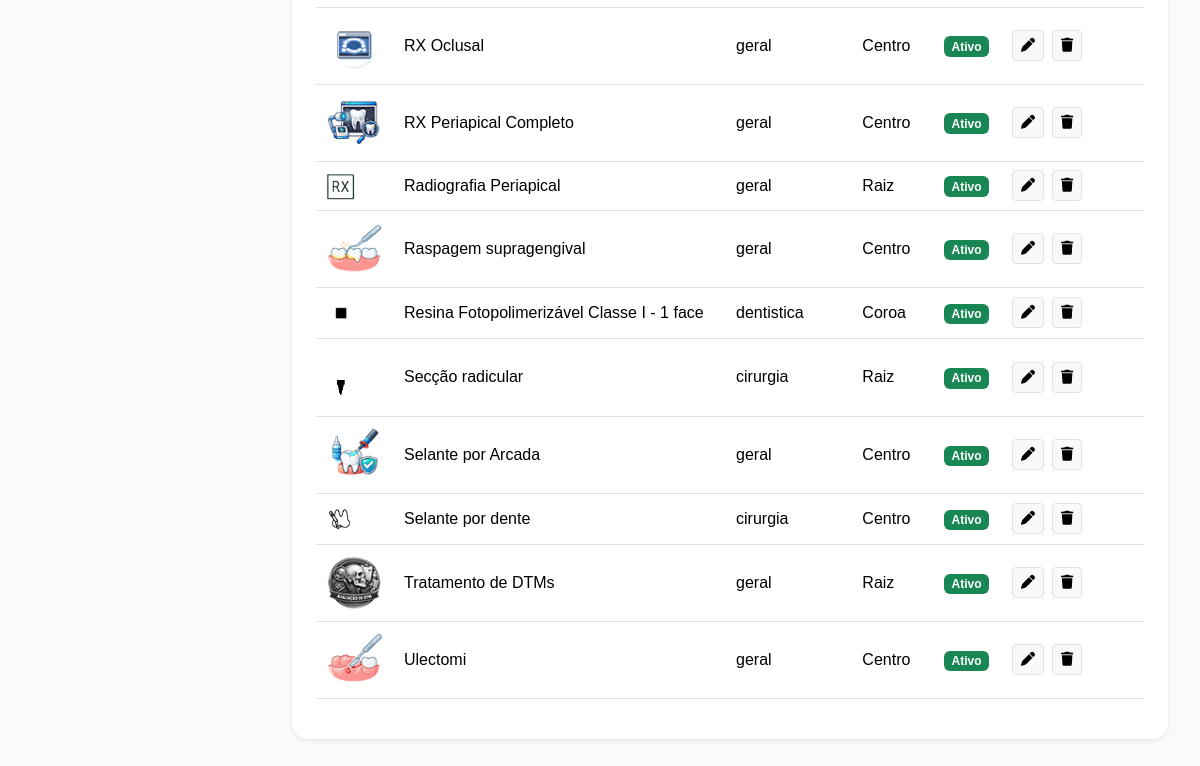
The page /procedimentos/ (signed in, lower part) on the database as committed earlier.
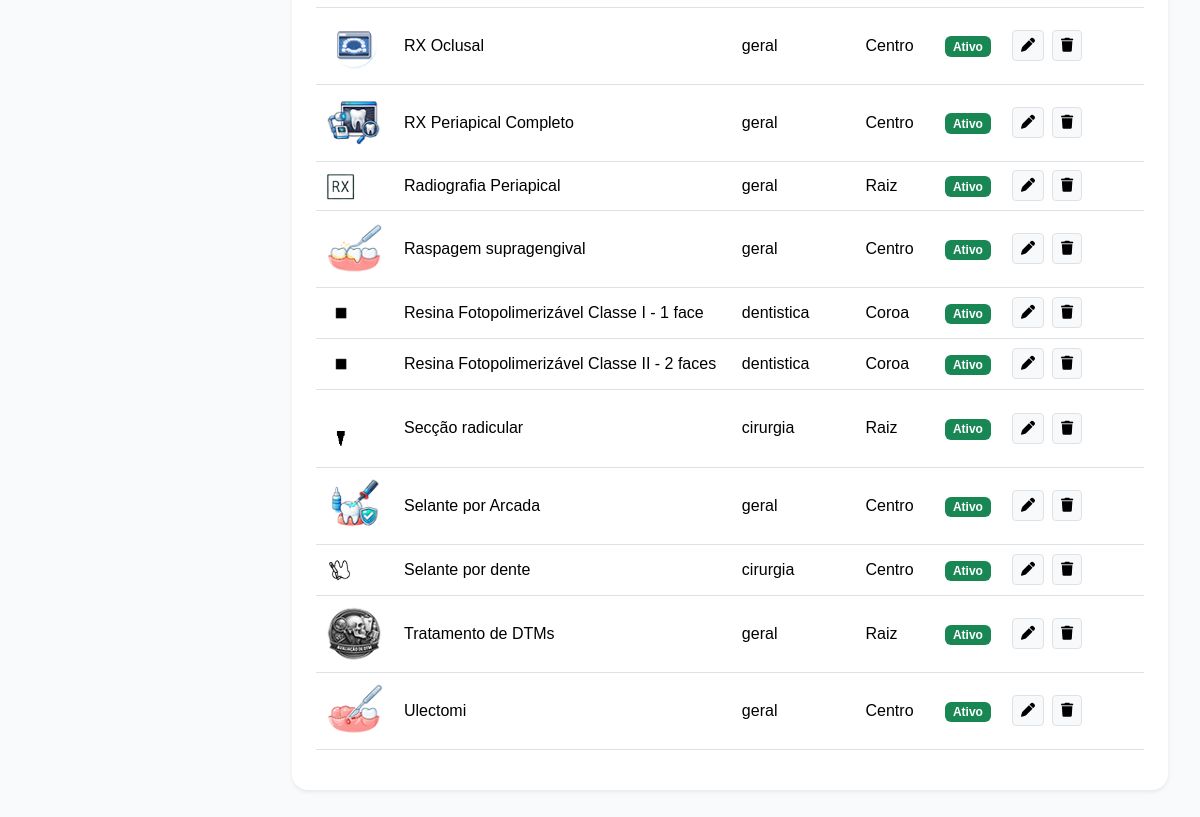
The same page on the database as committed later.
### accounts/models.py (models this page shows, shortened)
class Procedimento(models.Model):
    CATEGORIAS = [
        ('diagnostico', 'Diagnóstico'),
        ('dentistica', 'Dentística'),
        ('endodontia', 'Endodontia'),
        ('periodontia', 'Periodontia'),
        ('cirurgia', 'Cirurgia'),
        ('protese', 'Prótese'),
        ('implantodontia', 'Implantodontia'),
        ('ortodontia', 'Ortodontia'),
        ('geral', 'Geral')
    ]
    TIPOS = [
        ('dente', 'Por Dente'),
        ('hemiarcada', 'Hemi-Arcada'),
        ('geral', 'Geral'),
        ('cirurgia', 'Cirurgia')
    ]
    POSICOES = [
        ('coroa', 'Coroa'),
        ('raiz', 'Raiz'),
        ('oclusal', 'Oclusal'),
        ('vestibular', 'Vestibular'),
        ('lingual', 'Lingual'),
        ('centro', 'Centro')
    ]
    STATUS = [
        ('realizar', 'A Realizar'),
        ('andamento', 'Em Andamento'),
        ('realizado', 'Realizado'),
        ('cancelado', 'Cancelado'),
        ('reavaliar', 'Reavaliar')
    ]
    nome = models.CharField(
        max_length=255
    )
    categoria = models.CharField(
        max_length=100,
        choices=CATEGORIAS,
        default='geral'
    )
    tipo = models.CharField(
        max_length=50,
        choices=TIPOS,
        default='dente'
    )
    status = models.CharField(
        max_length=30,
        choices=STATUS,
        default='realizar'
    )
    icone = models.CharField(
        max_length=100,
        blank=True,
        null=True
    )
    arquivo_icone = models.CharField(
        max_length=255,
        blank=True,
        null=True
    )
    posicao_icone = models.CharField(
        max_length=30,
        choices=POSICOES,
        default='centro'
    )
    valor_particular = models.DecimalField(
        max_digits=10,
        decimal_places=2,
        default=0
    )
    valor_convenio = models.DecimalField(
        max_digits=10,
        decimal_places=2,
        default=0
    )
    tempo_estimado = models.IntegerField(
        default=60,
        help_text='Tempo em minutos'
    )
    custo_clinico = models.DecimalField(
        max_digits=10,
        decimal_places=2,
        default=0
    )
    ativo = models.BooleanField(
        default=True
    )
    ordem = models.IntegerField(
        default=0
    )
    criado_em = models.DateTimeField(
        auto_now_add=True
    )
    class Meta:
        ordering = ['categoria', 'ordem', 'nome']
        verbose_name = 'Procedimento'
        verbose_name_plural = 'Procedimentos'

### accounts/views.py (the view, shortened to what this page needs)
@login_required(login_url='/')
def procedimentos(request):
    procedimentos = Procedimento.objects.all().order_by(
        'ordem',
        'nome'
    )
    mini_path = os.path.join(
        settings.BASE_DIR,
        'static',
        'img',
        'procedimentos',
        'mini'
    )
    full_path = os.path.join(
        settings.BASE_DIR,
        'static',
        'img',
        'procedimentos',
        'full'
    )
    mini_icons = []
    full_icons = []
    if os.path.exists(mini_path):
        mini_icons = [
            arquivo
            for arquivo in os.listdir(mini_path)
            if arquivo.lower().endswith((
                '.png',
                '.svg',
                '.webp',
                '.jpg',
                '.jpeg'
            ))
        ]
    if os.path.exists(full_path):
        full_icons = [
            arquivo
            for arquivo in os.listdir(full_path)
            if arquivo.lower().endswith((
                '.png',
                '.svg',
                '.webp',
                '.jpg',
                '.jpeg'
            ))
        ]
    icones = sorted(
        list(
            set(
                mini_icons + full_icons
            )
        )
    )
    print(icones)
    form = ProcedimentoForm()
    context = {
        'form': form,
        'procedimentos': procedimentos,
        'icones': icones
    }
    return render(
        request,
        'accounts/procedimentos.html',
        context
    )

### accounts/templates/accounts/procedimentos.html (shortened to what this page needs)
{% extends 'accounts/base.html' %}
{% load static %}
{% block content %}
<div class="container-fluid py-4">
<div class="card shadow-sm border-0 rounded-4">
    <div class="card-body p-4">
        <div class="table-responsive">
            <table class="table align-middle">
                <tbody>
                    {% for procedimento in procedimentos %}
                    <tr>
                        <td width="80">
{% if procedimento.tipo == 'hemiarcada' or procedimento.tipo == 'geral' %}
    <img
        src="{% static 'img/procedimentos/full/' %}{{ procedimento.arquivo_icone }}"
        width="60"
        style="object-fit:contain;"
    >
{% else %}
    <img
        src="{% static 'img/procedimentos/mini/' %}{{ procedimento.arquivo_icone }}"
        width="34"
        style="object-fit:contain;"
    >
{% endif %}
                        </td>
                        <td>
                            {{ procedimento.nome }}
                        </td>
                        <td>
                            {{ procedimento.categoria }}
                        </td>
                        <td>
                            {{ procedimento.get_posicao_icone_display }}
                        </td>
                        <td>
                            {% if procedimento.ativo %}
                                <span class="badge bg-success">
                                    Ativo
                                </span>
                            {% else %}
                                <span class="badge bg-secondary">
                                    Inativo
                                </span>
                            {% endif %}
                        </td>
                        <td>
                            <div class="d-flex gap-2">
                                <a
                                    href="{% url 'editar_procedimento' procedimento.id %}"
                                    class="btn btn-sm btn-light border"
                                    title="Editar"
                                >
                                    <i class="fa-solid fa-pen"></i>
                                </a>
                                <a
                                    href="{% url 'excluir_procedimento' procedimento.id %}"
                                    class="btn btn-sm btn-light border"
                                    title="Excluir"
                                    onclick="return confirm('Deseja excluir este procedimento?')"
                                >
                                    <i class="fa-solid fa-trash"></i>
                                </a>
                            </div>
                        </td>
                    </tr>
                    {% empty %}
                    <tr>
                        <td colspan="6" class="text-center text-muted py-4">
                            Nenhum procedimento cadastrado.
                        </td>
                    </tr>
                    {% endfor %}
                </tbody>
            </table>
        </div>
    </div>
</div>
</div>
{% endblock %}

Rows that differ between the two databases and show on the page:
added Procedimento: arquivo_icone (picture), nome "Resina Fotopolimerizável Classe II - 2 faces", categoria "dentistica", posicao_icone "Coroa", ativo "Ativo"
